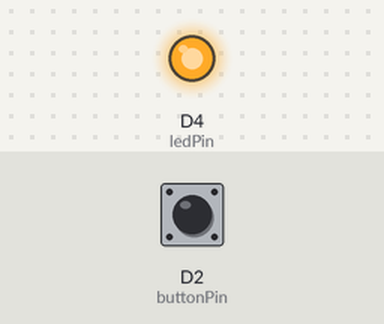
Simulated run of this sketch. Board: ESP8266 (NodeMCU). Shown: output pins drawn as LEDs (lit = HIGH). The test bench sets the inputs (shaded band); at power-on: D2 (buttonPin) HIGH. WiFi joins after 1.5 s; servers stay silent unless stated; what the sketch prints to the serial monitor is not drawn.

Above: at 6.7 s.
6.8 s: D2 (buttonPin) pulled LOW for 1 s
At 8.3 s:
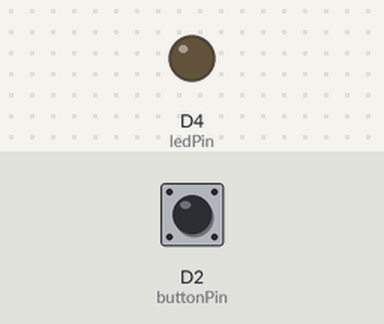
10.8 s: D2 (buttonPin) pulled LOW for 3.2 s
At 15.0 s:
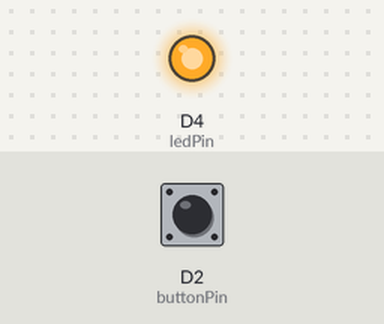
Timing chart, 0 to 16.5 s (numbered marks = the images above; inputs shaded):
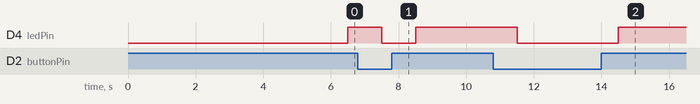

The sketch:

ToiletScanner.ino
```cpp
/*
  Door lock reader
*/

#include <ESP8266WiFi.h>
#include <Ticker.h> //Ticker Library

#ifndef STASSID
#define STASSID "lundegaard.public"
#define STAPSK  "jerrylundegaard"
//#define STASSID "Abc"
//#define STAPSK "abc12345"

#endif

Ticker blinker;

// constants won't change. They're used here to set pin numbers:
const int buttonPin = D2;       // the number of the pushbutton pin
const int ledPin = LED_BUILTIN; // the number of the LED pin

// variables will change:
volatile bool locked = false;

const char *ssid = STASSID;
const char *password = STAPSK;

void readDoorState()
{
  Serial.print("Door sate: ");
  if (digitalRead(buttonPin) == LOW) {
    locked = true;
    digitalWrite(ledPin, LOW);
    Serial.println("Locked");
  } else {
    locked = false;
    digitalWrite(ledPin, HIGH);
    Serial.println("Unlocked");
  }
}

// Create an instance of the server
// specify the port to listen on as an argument
WiFiServer server(80);

void setup()
{
  Serial.begin(115200);
  delay(4000);
  pinMode(buttonPin, INPUT_PULLUP);
  pinMode(ledPin, OUTPUT);

  // Connect to WiFi network
  Serial.println();
  Serial.println();
  Serial.print("Connecting to ");
  Serial.println(ssid);

  WiFi.begin(ssid, password);

  while (WiFi.status() != WL_CONNECTED)
  {
    delay(500);
    Serial.print(".");
  }

  Serial.println("");
  Serial.println("WiFi connected");

  // Start the server
  server.begin();
  Serial.println("Server started");

  // Print the IP address
  Serial.println(WiFi.localIP());

  blinker.attach(1, readDoorState);
}

void loop()
{
  // Check if a client has connected
  WiFiClient client = server.available();
  if (!client)
  {
    return;
  }

  Serial.println("Client is available reading data");

  // Wait until the client sends some data
  Serial.println("new client");
  unsigned long timeout = millis() + 3000;
  while (!client.available() && millis() < timeout)
  {
    delay(1);
  }
  if (millis() > timeout)
  {
    Serial.println("timeout");
    client.flush();
    client.stop();
    return;
  }

  // Read the first line of the request
  String req = client.readStringUntil('\r');
  Serial.println(req);
  client.flush();

  // Match the request

  if (req.indexOf("/doorState") != -1)
  {
    Serial.println("Returning door sate");
    //String response = "HTTP/1.1 200 OK \r\n Content-Type: text/plain \r\n \r\n {doorStatus: " + doorState;
    //client.print( response + "}");
    //client.flush();

    String s = "HTTP/1.1 200 OK\r\nContent-Type: text/html\r\n\r\n<!DOCTYPE HTML>\r\n<html> ";
    s += "dooor status";
    s += locked;
    s += "</html>\n";
    client.print(s);
    client.flush();
    delay(1);
    return;
  }

  delay(1);
  Serial.println("Client disconnected");

}
```

Measured:
- after the input at 6.8 s, D4 (ledPin): HIGH → LOW after 0.70 s, → HIGH 1.0 s later
- after the input at 10.8 s, D4 (ledPin): HIGH → LOW after 0.70 s, → HIGH 3.0 s later
